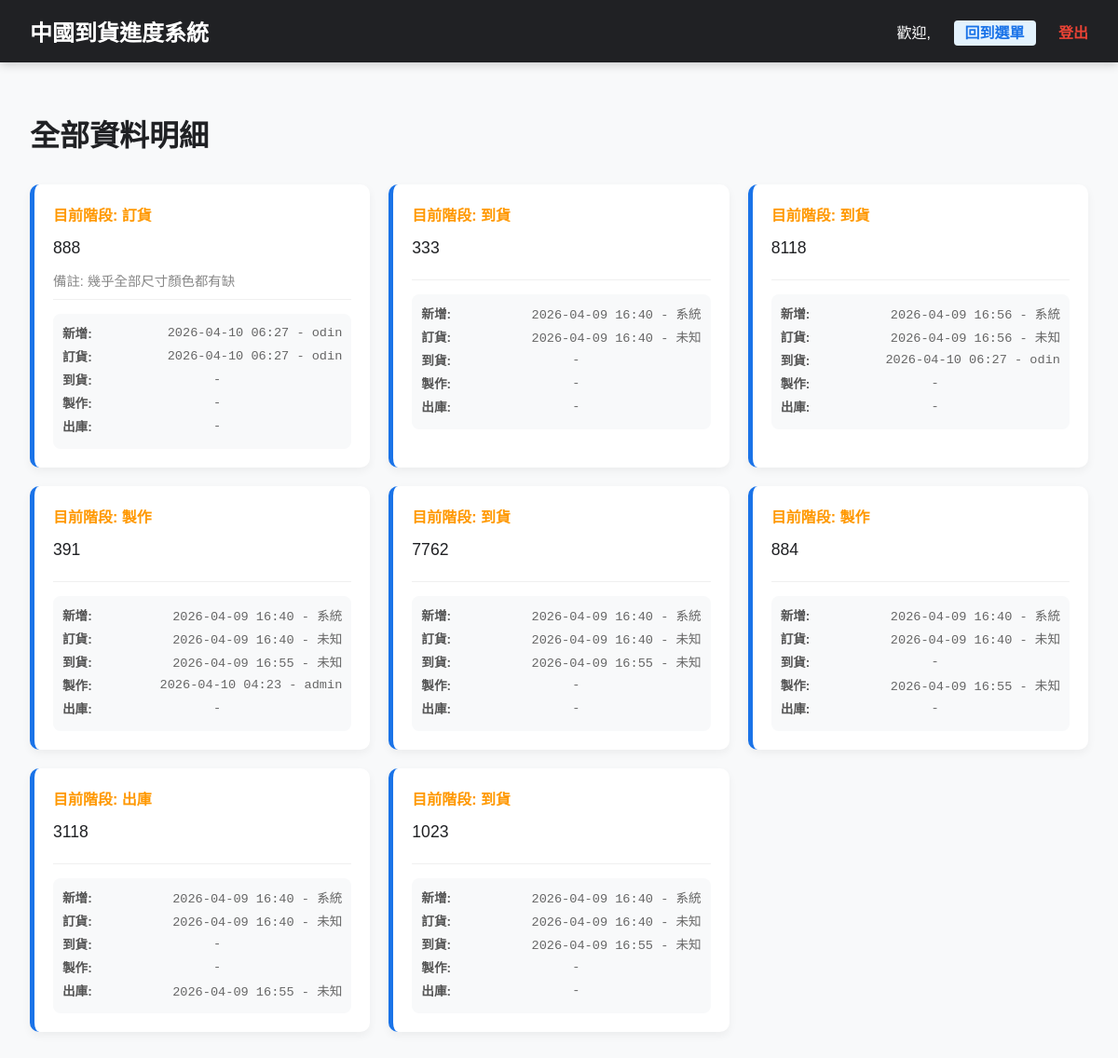
/all_data, run on an earlier commit of the app's database.
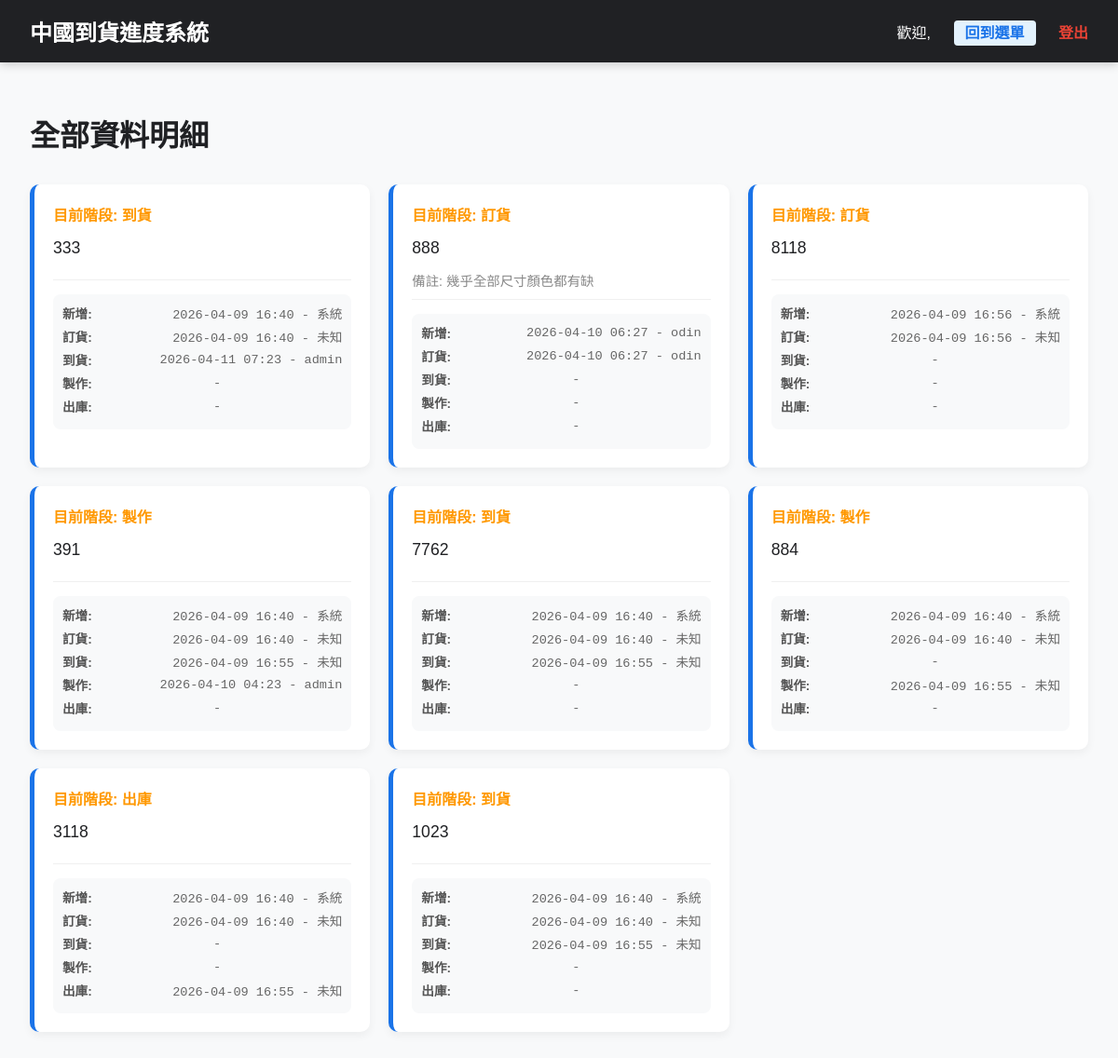
And on a later commit of the database.
### models.py (models this page shows)
class SystemConfig(db.Model):
    id = db.Column(db.Integer, primary_key=True)
    key = db.Column(db.String(50), unique=True, nullable=False)
    value = db.Column(db.Text)

class SignboardItem(db.Model):
    id = db.Column(db.Integer, primary_key=True)
    content = db.Column(db.Text, nullable=False)
    remark = db.Column(db.Text) # 備註 (選填)
    current_stage = db.Column(db.String(50), default='ORDER')
    stage_dates = db.Column(db.JSON, default={})
    updated_at = db.Column(db.DateTime, default=datetime.now, onupdate=datetime.now)

### main.py (the view)
@app.route('/all_data')
def all_data_page():
    items = SignboardItem.query.order_by(SignboardItem.updated_at.desc()).all()
    workflow_stages = get_workflow_stages()
    processed_items = []
    for item in items:
        p_item = {
            'id': item.id,
            'content': item.content,
            'remark': item.remark,
            'current_stage_key': item.current_stage,
            'history': []
        }
        created_val = item.stage_dates.get('CREATED')
        if not created_val:
            for s in workflow_stages:
                if item.stage_dates.get(s['key']):
                    created_val = item.stage_dates.get(s['key'])
                    break
        if created_val:
            if isinstance(created_val, dict):
                dt = datetime.fromisoformat(created_val['date']).strftime('%Y-%m-%d %H:%M')
                user = created_val['user']
            else:
                dt = datetime.fromisoformat(created_val).strftime('%Y-%m-%d %H:%M')
                user = "系統"
            display_str = f"{dt} - {user}"
        else:
            display_str = "-"
        p_item['history'].append({'name': '新增', 'val': display_str})
        for s in workflow_stages:
            val = item.stage_dates.get(s['key'])
            if val:
                if isinstance(val, dict):
                    dt = datetime.fromisoformat(val['date']).strftime('%Y-%m-%d %H:%M')
                    user = val['user']
                else:
                    dt = datetime.fromisoformat(val).strftime('%Y-%m-%d %H:%M')
                    user = "未知"
                display_val = f"{dt} - {user}"
            else:
                display_val = "-"
            p_item['history'].append({'name': s['name'], 'val': display_val})
            if s['key'] == item.current_stage:
                p_item['current_stage_name'] = s['name']
        processed_items.append(p_item)
    return render_template('all_data.html', items=processed_items)

### main.py (called while the page is built, shortened)
def get_config(key, default=None):
    config = SystemConfig.query.filter_by(key=key).first()
    return config.value if config else default

def get_inf_config(section, key, default=None):
    inf_path = os.path.join(os.path.dirname(__file__), 'config.inf')
    if not os.path.exists(inf_path):
        return default

def get_workflow_stages():
    stages_str = get_inf_config('Workflow', 'stages', 'ORDER:訂貨,ARRIVAL:到貨,PRODUCTION:製作,DELIVERY:出庫')
    stages = []
    for item in stages_str.split(','):
        if ':' in item:
            key, name = item.strip().split(':')
            stages.append({'key': key.strip(), 'name': name.strip()})
    return stages

@app.context_processor
def inject_config():
    return {
        'site_title': get_config('site_title', '中國到貨看板系統'),
        'workflow_stages': get_workflow_stages(),
        'undo_mode': get_inf_config('System', 'undo_mode', '1')
    }

### templates/all_data.html (shortened to what this page needs)
{% extends "layout.html" %}
{% block content %}
<h1>全部資料明細</h1>
<div style="height: 10px;"></div>
<div style="display: grid; grid-template-columns: repeat(auto-fill, minmax(300px, 1fr)); gap: 20px;">
    {% for item in items %}
    <div style="background: white; padding: 20px; border-radius: 10px; box-shadow: 0 4px 10px rgba(0,0,0,0.05); border-left: 5px solid #1a73e8;">
        <div style="display: flex; justify-content: space-between; margin-bottom: 10px;">
            <span style="font-weight: bold; color: #ff9800;">目前階段: {{ item.current_stage_name }}</span>
        </div>
        <div style="font-size: 1.1rem; line-height: 1.6; word-break: break-all; margin-bottom: 10px;">
            {{ item.content }}
        </div>
        <div style="font-size: 0.9rem; color: #888; border-bottom: 1px solid #f0f0f0; padding-bottom: 10px; margin-bottom: 15px;">
            {% if item.remark %}備註: {{ item.remark }}{% endif %}
        </div>
        <div style="font-size: 0.85rem; color: #666; background: #f8f9fa; padding: 10px; border-radius: 8px;">
            {% for h in item.history %}
            <div style="margin-bottom: 5px; display: flex; align-items: center;">
                <span style="font-weight: bold; color: #555; white-space: nowrap;">{{ h.name }}:</span>
                <span style="font-family: monospace; flex-grow: 1; text-align: {{ 'center' if h.val == '-' else 'right' }};">{{ h.val }}</span>
            </div>
            {% endfor %}
        </div>
    </div>
    {% endfor %}
</div>
{% endblock %}

### templates/layout.html (shortened to what this page needs)
<!DOCTYPE html>
<html lang="zh-Hant">
<head>
</head>
<body>
    <div class="nav-header">
        <div style="font-size: 1.5rem; font-weight: bold;">{{ site_title }}</div>
        <div class="nav-links">
            <span>歡迎, {{ session.username }}</span>
            {% if request.endpoint not in ['admin_home', 'index'] %}
            <a href="/admin_home" style="background: #e3f2fd; color: #1a73e8; padding: 5px 12px; border-radius: 4px;">回到選單</a>
            {% endif %}
            <a href="/logout" style="color: var(--danger);">登出</a>
        </div>
    </div>
    <div class="container">
        {% block content %}{% endblock %}
    </div>
</body>
</html>

### templates/layout.html (style rules this page uses)
:root { --primary: #1a73e8; --success: #34a853; --warning: #fbbc05; --danger: #ea4335; --info: #4285f4; --dark: #202124; --light: #f8f9fa; }
body { font-family: 'Microsoft JhengHei', sans-serif; margin: 0; background: var(--light); color: var(--dark); }
.nav-header { background: var(--dark); color: white; padding: 1rem 2rem; display: flex; justify-content: space-between; align-items: center; box-shadow: 0 2px 10px rgba(0,0,0,0.2); }
.nav-links a { color: #ccc; text-decoration: none; margin-left: 20px; font-weight: bold; }
.container { padding: 2rem; max-width: 1200px; margin: 0 auto; }

What changed in the data, as far as the page shows it:
changed SignboardItem (number 1 of 8 on the later page): moves up the list
changed SignboardItem (number 3 of 8 on the later page): current_stage_name "到貨" → "訂貨"
Also different on the page:
new list line: "到貨 : 2026-04-11 07:23 - admin"
new list line: "到貨 : -"
list line gone: "到貨 : -"
list line gone: "到貨 : 2026-04-10 06:27 - odin"
